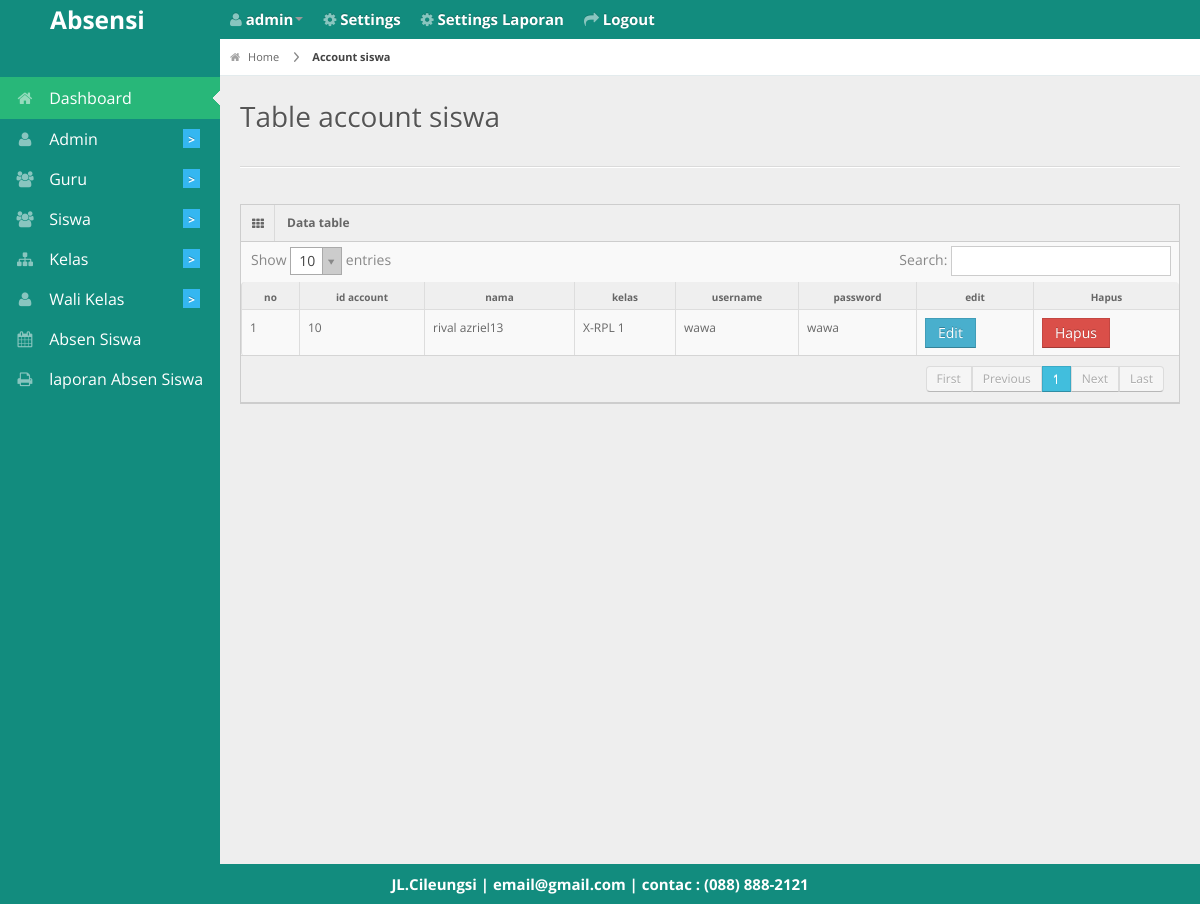
The page /admin/tableaccount.php (signed in) on the database its author committed.
### tables this page shows
CREATE TABLE `account` (
  `id_account` int(8) NOT NULL,
  `username` varchar(255) NOT NULL,
  `password` varchar(255) NOT NULL,
  `id_siswa` int(8) NOT NULL,
  `id_kelas` int(8) NOT NULL
);

CREATE TABLE `siswa` (
  `id_siswa` int(11) NOT NULL,
  `nama` varchar(30) NOT NULL,
  `jenis_kelamin` varchar(1) NOT NULL,
  `kelas` int(11) NOT NULL,
  `alamat` varchar(50) NOT NULL,
  `tgl_lahir` date NOT NULL,
  `telepon` varchar(50) NOT NULL
);

CREATE TABLE `kelas` (
  `id_kelas` int(11) NOT NULL,
  `nama_kelas` varchar(30) NOT NULL
);

CREATE TABLE `biodata` (
  `id_biodata` int(11) NOT NULL,
  `nama_sekolah` varchar(255) NOT NULL,
  `alamat` varchar(255) NOT NULL,
  `photo` varchar(255) NOT NULL,
  `email` varchar(255) NOT NULL,
  `telepon` varchar(20) NOT NULL,
  `kota` varchar(50) NOT NULL
);

### admin/tableaccount.php (the view, shortened to what this page needs)
<?php
 include '../db/koneksi.php';
 include '../layout/header.php'; ?>
<div id="content">
  <div id="content-header">
    <div id="breadcrumb"> <a href="http://localhost/Tugas_Absen_siswa/<?php echo $_SESSION['akses']; ?>/" title="Go to Home" class="tip-bottom"><i class="icon-home"></i> Home</a>
       <a href="http://localhost/Tugas_Absen_siswa/admin/account" class="current">Account siswa</a> </div>
    <h1>Table account siswa</h1>
  </div>
  <div class="container-fluid">
    <hr>
    <div class="row-fluid">
      <div class="span12">
        <div class="widget-box">
          <div class="widget-title"> <span class="icon"><i class="icon-th"></i></span>
            <h5>Data table</h5>
          </div>
          <div class="widget-content nopadding">
            <table class="table table-bordered data-table">
              <thead>
                <tr>
                  <th>no</th>
                  <th>id account</th>
                  <th>nama</th>
                  <th>kelas</th>
                  <th>username</th>
                  <th>password</th>
                  <th>edit</th>
                  <th>Hapus</th>
              </tr>
              </thead>
              <tbody>
                <?php
                $query_tampil=mysqli_query($konek,"select * from siswa JOIN account ON siswa.id_siswa=account.id_siswa");
                $no=1; while ($data=mysqli_fetch_array($query_tampil)) {
                 ?>
                <tr class="gradeX">
                  <td><?php echo $no; ?></td>
                  <td><?php echo $data['id_account']; ?></td>
                  <td><?php echo $data['nama']; ?></td>
                  <td>
                <?php
                $id_kelas = $data['id_kelas'];
                if (!isset($id_kelas)) {
                    echo "Error: id_kelas is not set.";
                } else {
                    $query_kelas = mysqli_query($konek, "SELECT nama_kelas FROM kelas WHERE id_kelas=$id_kelas");
                    if (!$query_kelas) {
                        echo "Error: " . mysqli_error($konek);
                    } else {
                        $data_kelas = mysqli_fetch_array($query_kelas);
                        if (!$data_kelas) {
                            echo "Error: No class found for id_kelas = $id_kelas";
                        } else {
                            echo $data_kelas['nama_kelas'];
                        }
                    }
                }
                ?>
            </td>
                  <td><?php echo $data['username']; ?></td>
                  <td><?php echo $data['password']; ?></td>
                  <td><a href="http://localhost/Tugas_Absen_siswa/admin/account/edit/<?PHP echo $data['id_account']?>"class="btn btn-info">Edit</a></td>
                  <td><a href="http://localhost/Tugas_Absen_siswa/admin/account/hapus/<?PHP echo $data['id_account']?>"class="btn btn-danger">Hapus</a></td>
                </tr>
                <?php $no++; } ?>
              </tbody>
            </table>
          </div>
        </div>
      </div>
    </div>
  </div>
</div>
<?php include '../layout/footer.php'; ?>

### layout/footer.php (shortened to what this page needs)
<div class="row-fluid">
  <div id="footer" class="span12"style="
    color: #fff;
    font-weight: bold;
    font-size: 15px;
">
     <?php echo "$header_photo[alamat] | $header_photo[email] | contac : $header_photo[telepon]"; ?> </div>
</div>
</body>
</html>

### css/matrix-style.css (style rules this page uses)
* { outline:none !important; -moz-outline: none !important; }
html, body { height:100% }
body { overflow-x: hidden; margin-top: -10px; font-family: 'Open Sans', sans-serif; font-size:12px; color:#666; }
a { color:#666; }
select, textarea, input[type="text"], input[type="password"], input[type="datetime"], input[type="datetime-local"], input[type="date"], input[type="month"], input[type="time"], input[type="week"], input[type="number"], input[type="email"], input[type="url"], input[type="search"], input[type="tel"], input[type="color"], .uneditable-input, .label, .dropdown-menu, .btn, .well, .progress, .table-bordered, .btn-group > .btn:first-child, .btn-group > .btn:last-child, .btn-group > .btn:last-child, .btn-group > .dropdown-toggle, .alert { border-radius:0px; }
.btn, textarea, input[type="text"], input[type="password"], input[type="datetime"], input[type="datetime-local"], input[type="date"], input[type="month"], input[type="time"], input[type="week"], input[type="number"], input[type="email"], input[type="url"], input[type="search"], input[type="tel"], input[type="color"], .uneditable-input { box-shadow:none; }
.progress, .progress-success .bar, .progress .bar-success, .progress-warning .bar, .progress .bar-warning, .progress-danger .bar, .progress .bar-danger, .progress-info .bar, .progress .bar-info, .btn, .btn-primary { background-image:none; }
#footer { padding:10px; text-align:center; }
hr { border-top-color:#dadada; }
#content { background: none repeat scroll 0 0 #eeeeee; margin-left: 220px; margin-right: 0; padding-bottom: 25px; position: relative; min-height:100%; width: auto; }
#content-header { position: abslute; width: 100%; margin-top: -38px; z-index: 20; }
#content-header h1 { color: #555555; font-size: 28px; font-weight: normal; float: none; text-shadow: 0 1px 0 #ffffff; margin-left: 20px; position: relative; }
#content-header h1, #content-header .btn-group { margin-top: 20px; }
#breadcrumb { background-color: #fff; border-bottom: 1px solid #e3ebed; }
#breadcrumb a { padding: 8px 20px 8px 10px; display: inline-block; background-image: url('../img/breadcrumb.png'); background-position: center right; background-repeat: no-repeat; font-size: 11px; color: #666666; }
#breadcrumb a:last-child { background-image:none; }
#breadcrumb a.current { font-weight: bold; color: #444444; }
#breadcrumb a i { margin-right: 5px; opacity: .6; }
.stat-boxes .peity_bar_good, .stat-boxes .peity_line_good, { color: #459D1C; }
.widget-box { background: none repeat scroll 0 0 #F9F9F9; border-left: 1px solid #CDCDCD; border-top: 1px solid #CDCDCD; border-right: 1px solid #CDCDCD; clear: both; margin-top: 16px; margin-bottom: 16px; position: relative; }
.widget-title, .modal-header, .table th, div.dataTables_wrapper .ui-widget-header { background:#efefef; border-bottom: 1px solid #CDCDCD; height: 36px; }
.widget-title span.icon { padding: 9px 10px 7px 11px; float: left; border-right:1px solid #dadada; }
.widget-title h5 { color: #666; float: left; font-size: 12px; font-weight: bold; padding: 12px; line-height: 12px; margin: 0; }
.widget-content { padding:15px; border-bottom: 1px solid #cdcdcd; }
.table th { height: auto; font-size: 10px; padding: 5px 10px 2px; border-bottom: 0; text-align: center; color: #666666; }
.nopadding { padding: 0 !important; }
.nopadding .table { margin-bottom: 0; }
.nopadding .table-bordered { border: 0; }

### css/matrix-media.css (style rules this page uses)
body { background: #128C7E; }

### rows shown on the page
account: id_account "10", id_siswa.nama "rival azriel13", id_kelas.nama_kelas "X-RPL 1", username "wawa", password "wawa"
biodata: alamat "JL.Cileungsi", email "email@gmail.com", telepon "(088) 888-2121"

### other values the page prints
$_SESSION['username'] "admin"
